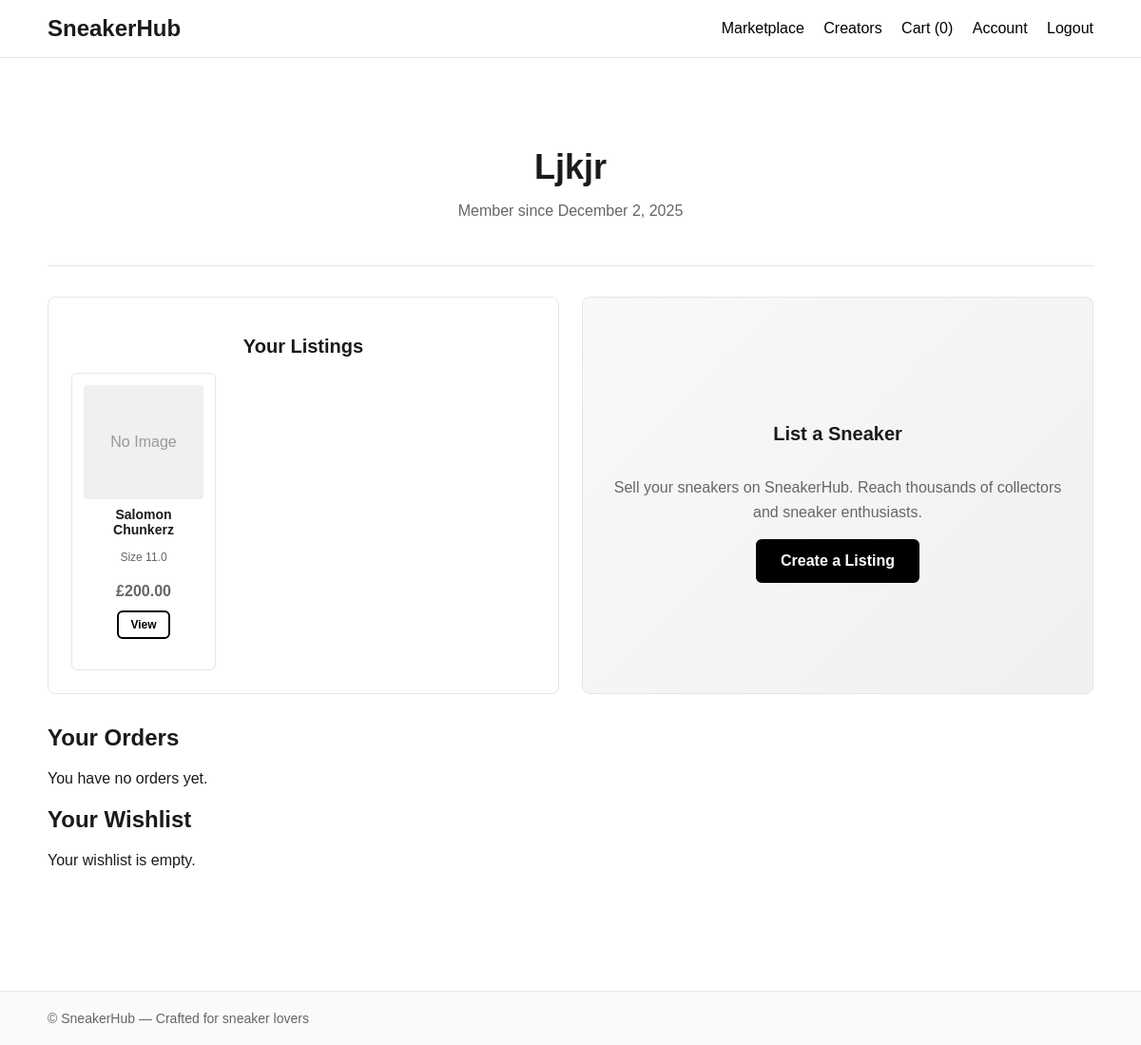
The app's page /account/1/ (signed in), older data.
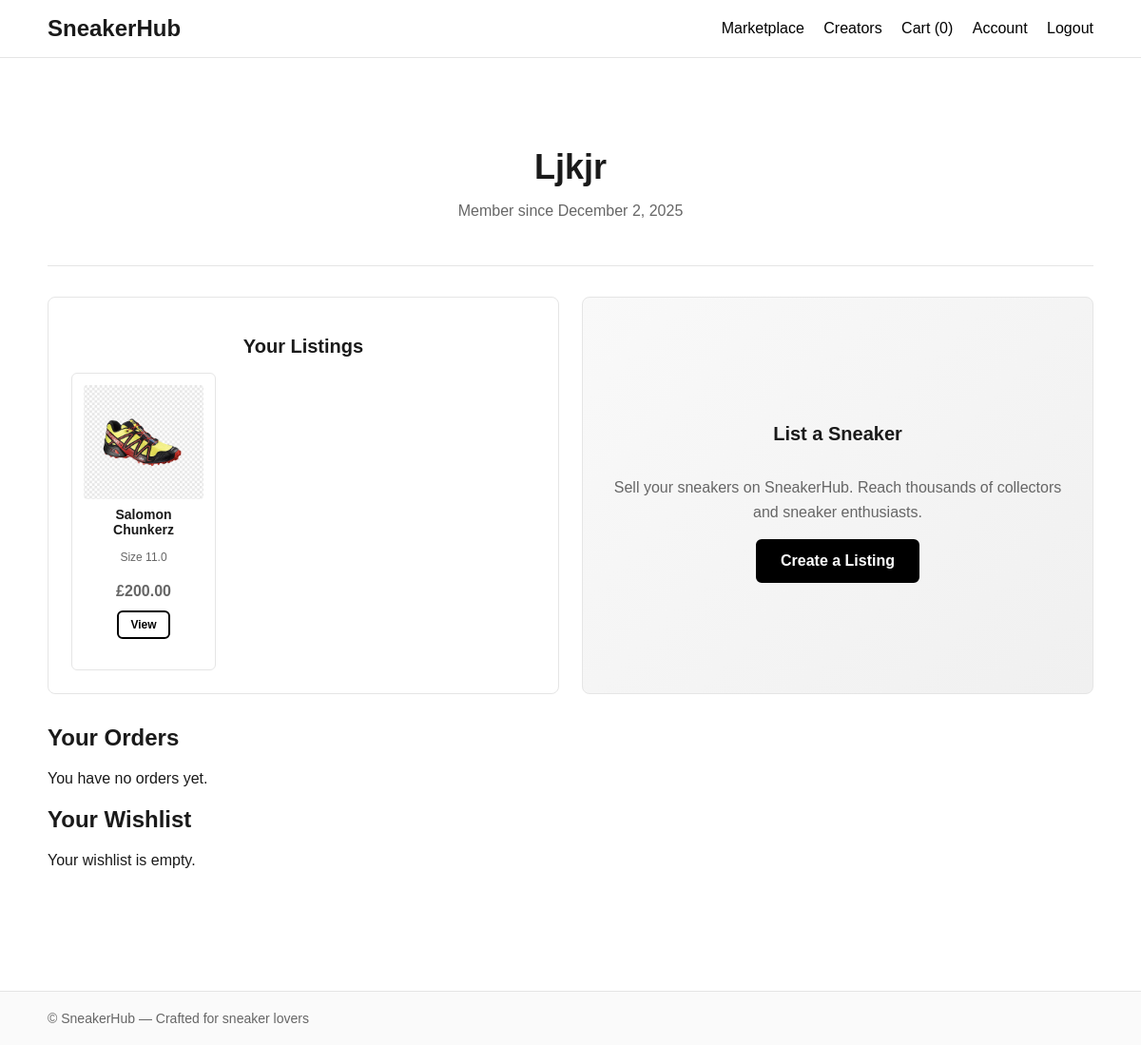
The same page, newer data.
### marketplace/models.py (models this page shows, shortened)
class Sneaker(models.Model):
    name = models.CharField(max_length=255)
    brand = models.CharField(max_length=255)
    size = models.DecimalField(max_digits=4, decimal_places=1)
    price = models.DecimalField(max_digits=10, decimal_places=2)
    description = models.TextField(blank=True, null=True)
    image = models.ImageField(upload_to='media/', blank=True, null=True)
    owner = models.ForeignKey(
        settings.AUTH_USER_MODEL,
        on_delete=models.CASCADE,
        related_name='sneakers'
    )
    created_at = models.DateTimeField(auto_now_add=True)
    updated_at = models.DateTimeField(auto_now=True)

### account/views.py (the view)
# urls.py: path('account/<int:user_id>/', accountPageView, name='account'),
def accountPageView(request, user_id):
    return render(request, 'profile.html', { 'user_id': user_id })

### templates/profile.html (shortened to what this page needs)
{% extends 'base.html' %}
{% load static %}
{% block content %}
<section class="profile-section">
    <div class="profile-header">
        <h1>{{ user.username|title }}</h1>
        <p class="profile-subtitle">Member since {{ user.date_joined|date:"F j, Y" }}</p>
    </div>
</section>
<section class="profile-container">
    <div class="profile-grid">
        <div class="profile-card">
            <h2>Your Listings</h2>
            {% if user.sneakers.all %}
                <div class="profile-listings-grid">
                    {% for sneaker in user.sneakers.all %}
                        <div class="profile-listing-item">
                            {% if sneaker.image %}
                                <img src="{{ sneaker.image.url }}" alt="{{ sneaker.name }}" class="listing-thumb">
                            {% else %}
                                <div class="listing-thumb-placeholder">No Image</div>
                            {% endif %}
                            <h3>{{ sneaker.brand }} {{ sneaker.name }}</h3>
                            <p class="listing-size">Size {{ sneaker.size }}</p>
                            <p class="listing-price">£{{ sneaker.price }}</p>
                            <div class="listing-actions">
                                <a href="{% url 'sneaker_detail' sneaker.id %}" class="btn-secondary">View</a>
                            </div>
                        </div>
                    {% endfor %}
                </div>
            {% else %}
                <p class="no-data">You have no sneakers listed yet.</p>
                <a href="" class="btn-primary">List a Sneaker</a>
            {% endif %}
        </div>
        <div class="profile-card profile-card-action">
            <h2>List a Sneaker</h2>
            <p>Sell your sneakers on SneakerHub. Reach thousands of collectors and sneaker enthusiasts.</p>
            <a href="" class="btn-primary btn-large">Create a Listing</a>
        </div>
    </div>
    <div class="profile-orders">
        <h2>Your Orders</h2>
        {% if user.orders %}
            <ul>
                {% for order in user.orders %}
                    <li>Order #{{ order.id }} - £{{ order.total }} - {{ order.date|date:"F j, Y" }}</li>
                {% endfor %}
            </ul>
        {% else %}
            <p>You have no orders yet.</p>
        {% endif %}
    </div>
    <div class="profile-wishlist">
        <h2>Your Wishlist</h2>
        {% if user.wishlist %}
            <ul>
                {% for sneaker in user.wishlist %}
                    <li>{{ sneaker.name }}</li>
                {% endfor %}
            </ul>
        {% else %}
            <p>Your wishlist is empty.</p>
        {% endif %}
    </div>
</section>
{% endblock %}

Row changes from the older to the newer data that the page shows:
changed Sneaker "Salomon": image: picture added; no longer shows "No Image"
